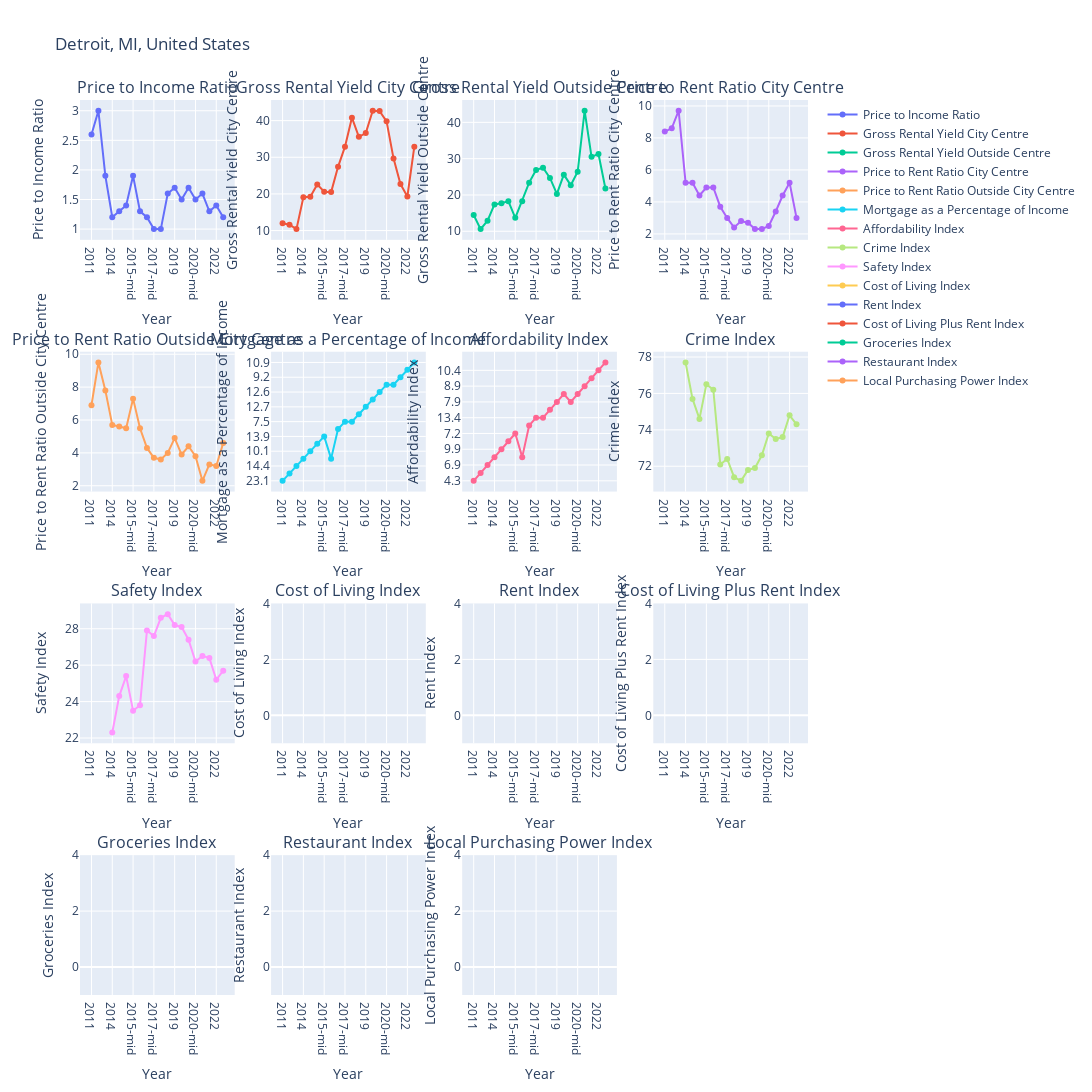
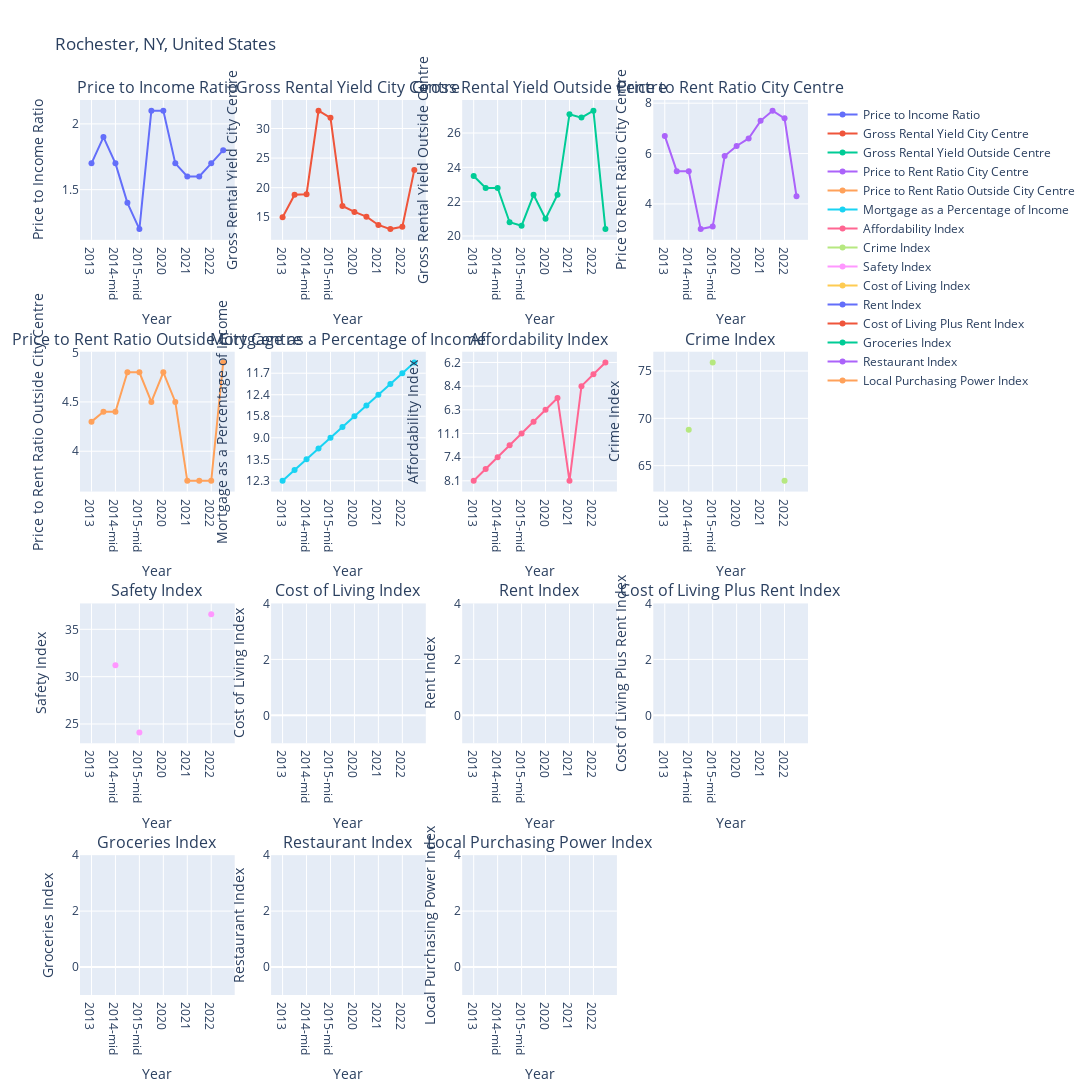
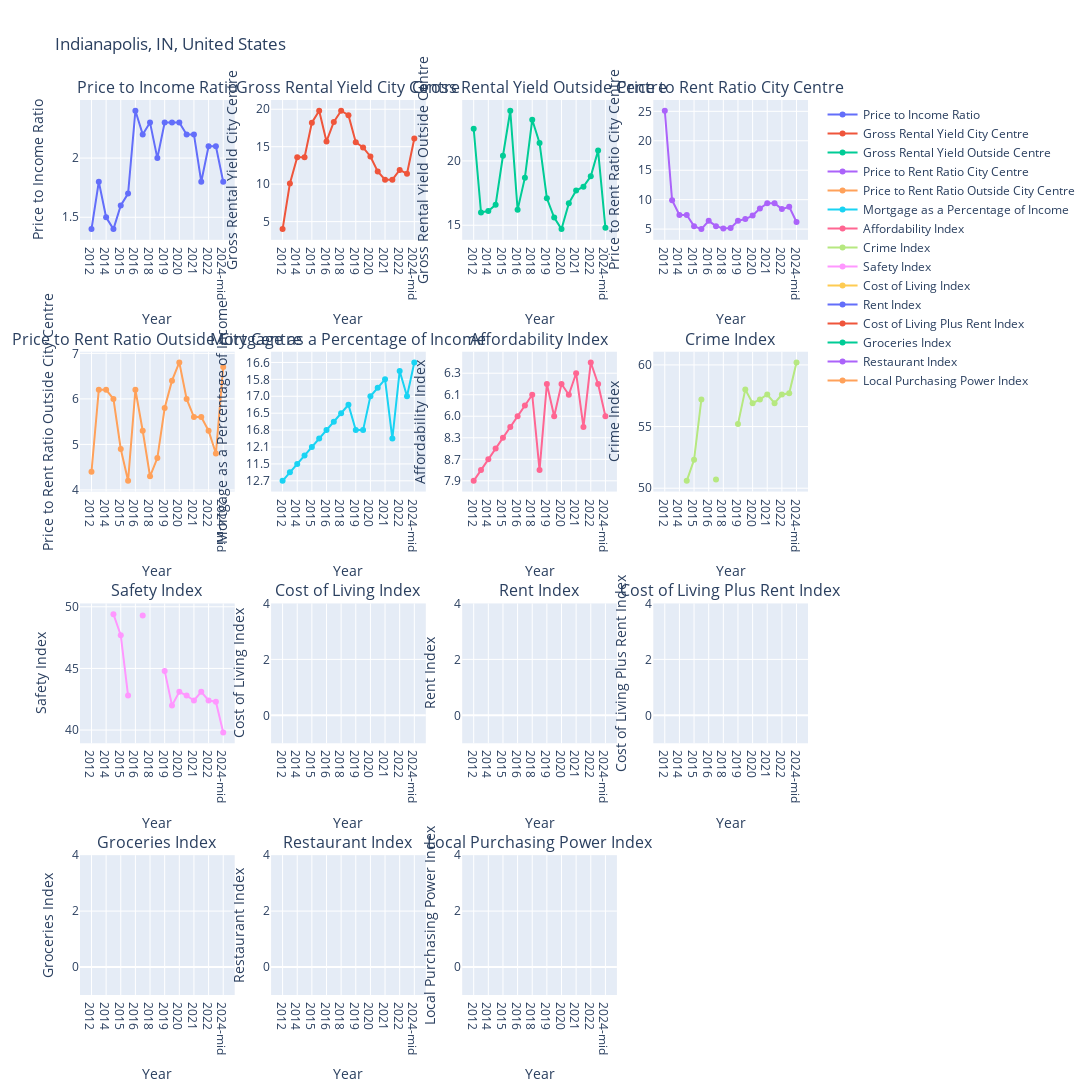
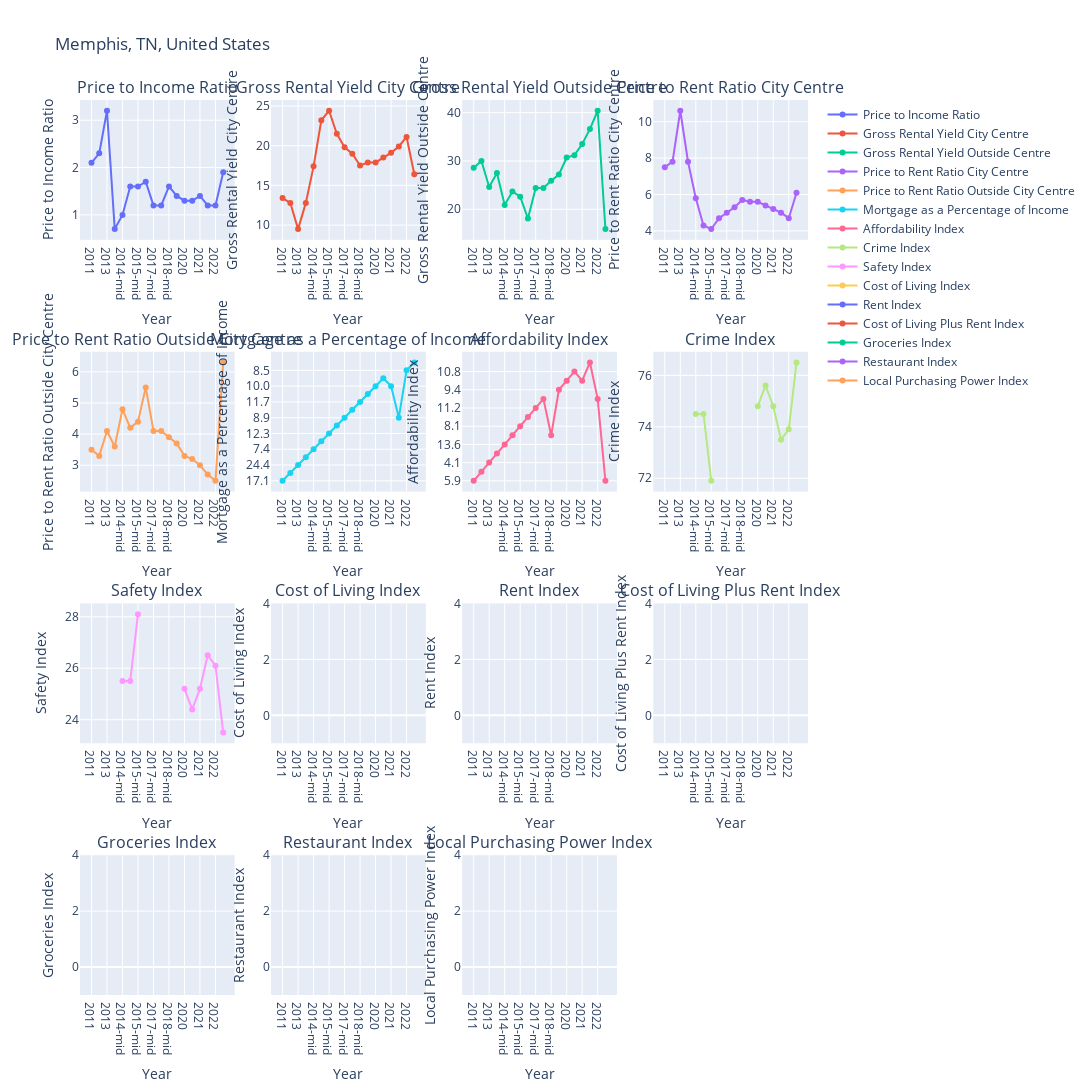

Source (notebook cell) for these figures, in order:
### Code cell
for city in cities:
    selected_city_df = merged_df[merged_df["City"] == city].sort_values(
        "Year", ascending=True
    )
    selected_city_df.drop(columns=["City"], inplace=True)
    plot_graph(selected_city_df, city)
